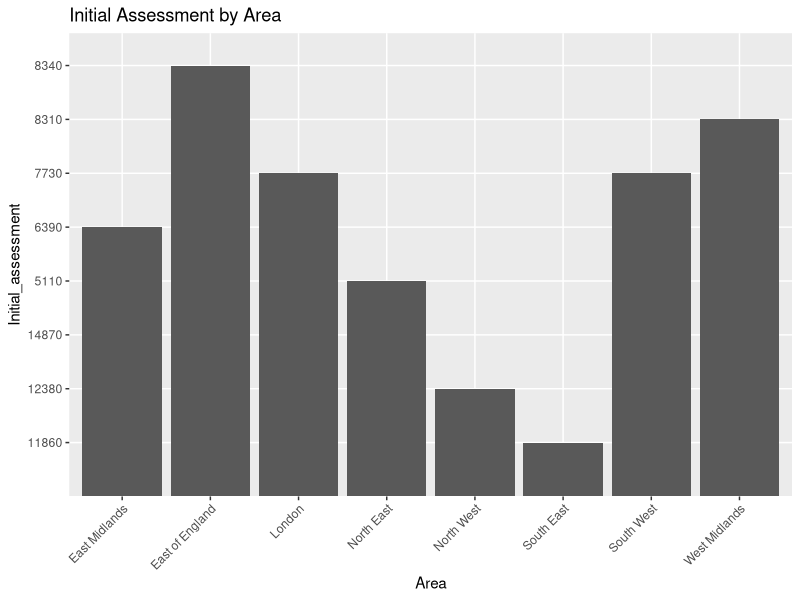
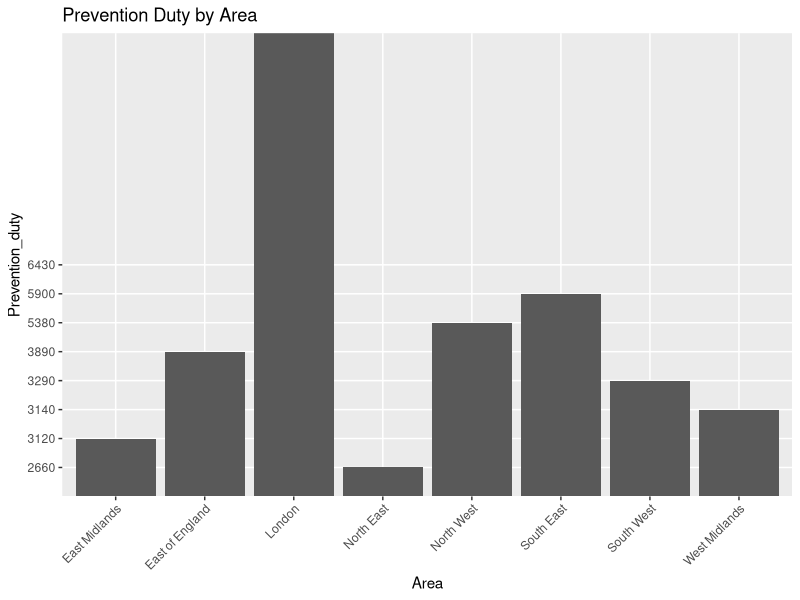
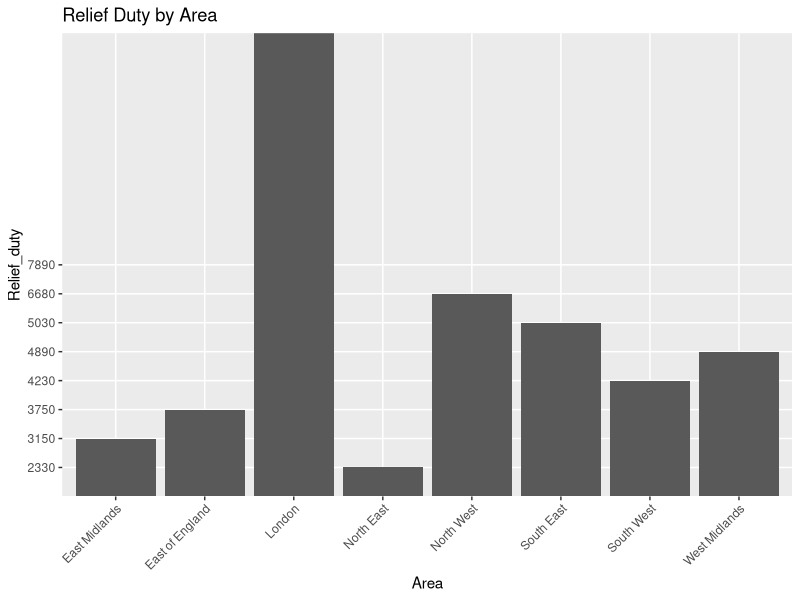
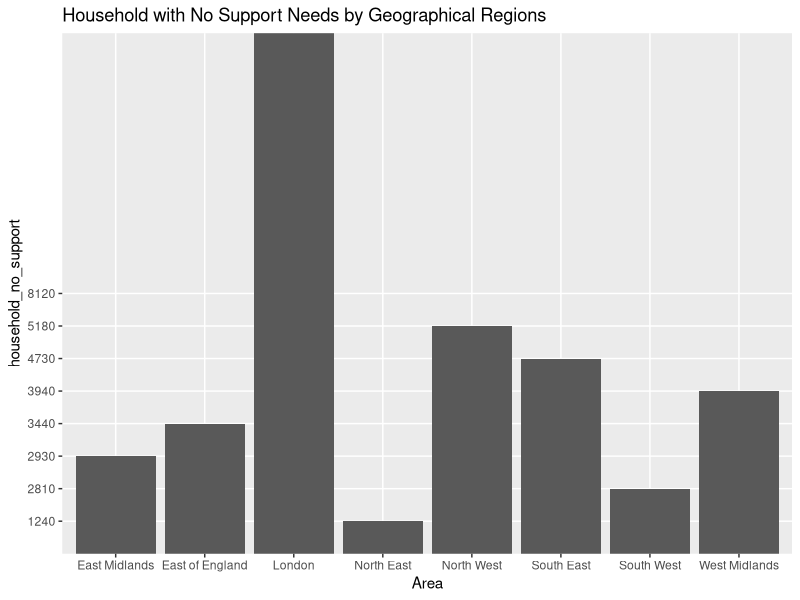
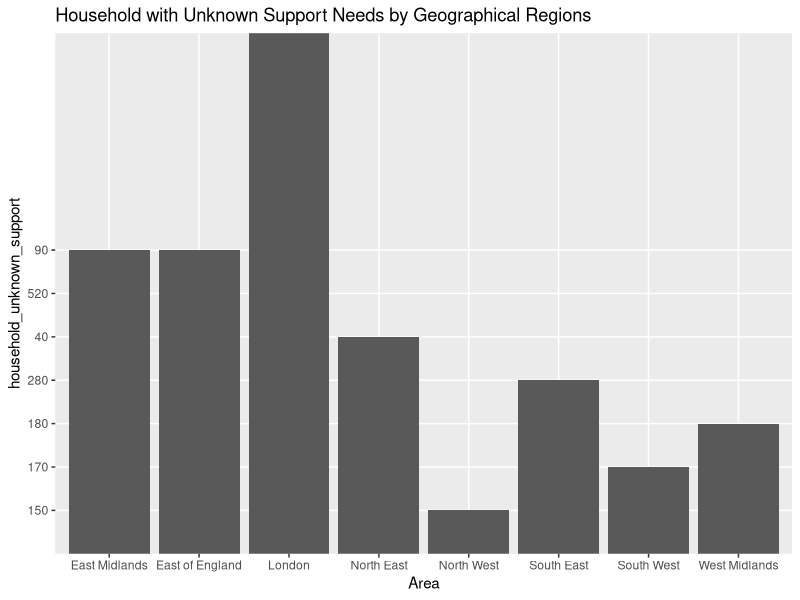
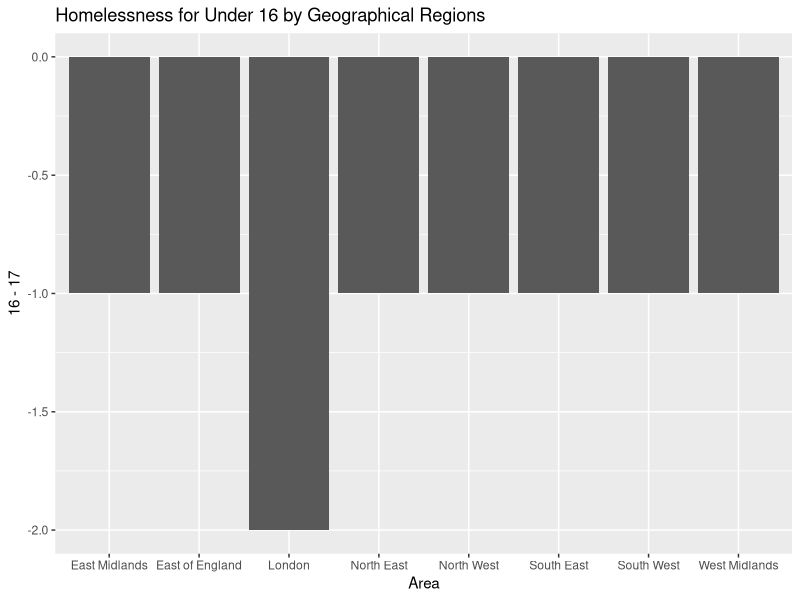
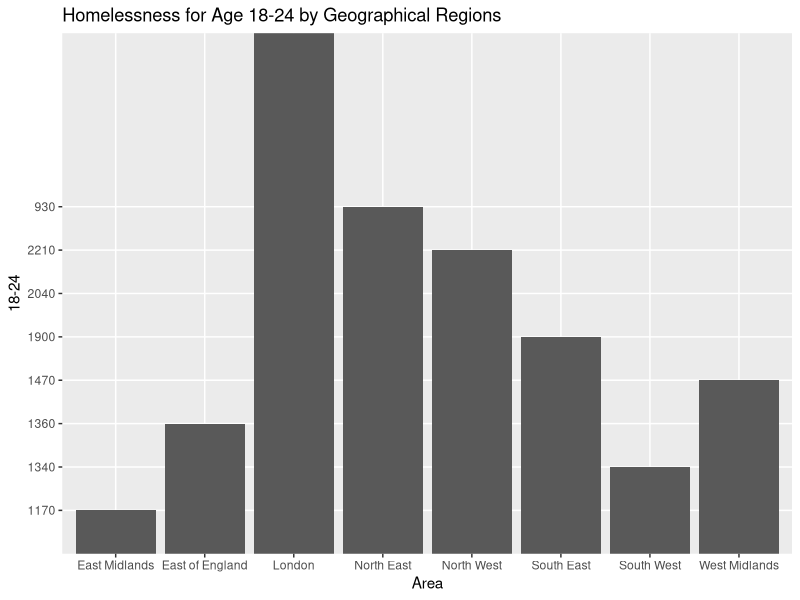
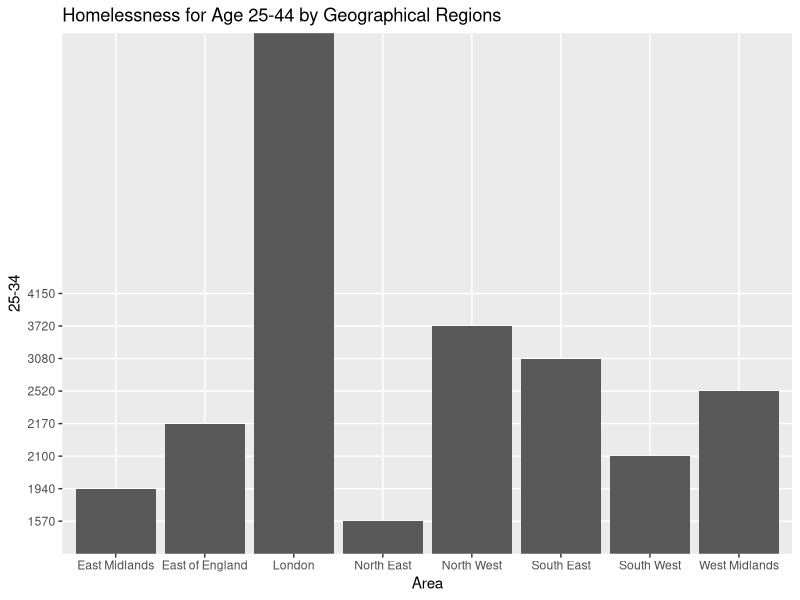

Generate these figures, in order, with R:
## ---- chunk 1
library(readxl)
library(ggplot2)
## ---- chunk 2
la_total <- read_excel("excel_datasets/detailed_LA_23_total.xlsx", sheet = 1)

# Create a subset for the 8 traditional geographical regions
traditional_regions <- c("North East", "North West", "Yorkshire and the Humber", "East Midlands", 
                          "West Midlands", "East of England", "London", "South East", "South West")
la_total_geo <- la_total[la_total$Area %in% traditional_regions, ]
## ---- chunk 3
print(summary(la_total))
## ---- chunk 4
# Initial Assessment by Area
ggplot(la_total_geo, aes(x = Area, y = Initial_assessment)) +
  geom_bar(stat = "identity") +
  theme(axis.text.x = element_text(angle = 45, hjust = 1)) +
  ggtitle("Initial Assessment by Area")
## ---- chunk 5
# Prevention Duty by Area
ggplot(la_total_geo, aes(x = Area, y = Prevention_duty)) +
  geom_bar(stat = "identity") +
  theme(axis.text.x = element_text(angle = 45, hjust = 1)) +
  ggtitle("Prevention Duty by Area")
## ---- chunk 6
# Relief Duty by Area
ggplot(la_total_geo, aes(x = Area, y = Relief_duty)) +
  geom_bar(stat = "identity") +
  theme(axis.text.x = element_text(angle = 45, hjust = 1)) +
  ggtitle("Relief Duty by Area")
## ---- chunk 7
la_support <- read_excel("excel_datasets/detailed_LA_23_total.xlsx", sheet = 2)
## ---- chunk 8
geo_regions_support_needs <- la_support[la_support$Area %in% traditional_regions, ]
## ---- chunk 9
# Summary Statistics
print("----- Summary Statistics for Geographical Regions -----")
print(summary(geo_regions_support_needs))
## ---- chunk 10
# Household with No Support Needs by Geographical Regions
ggplot(geo_regions_support_needs, aes(x = Area, y = household_no_support)) +
  geom_bar(stat = "identity") +
  ggtitle("Household with No Support Needs by Geographical Regions")
## ---- chunk 11
# Household with Unknown Support Needs by Geographical Regions
ggplot(geo_regions_support_needs, aes(x = Area, y = household_unknown_support)) +
  geom_bar(stat = "identity") +
  ggtitle("Household with Unknown Support Needs by Geographical Regions")
## ---- chunk 12
la_age <- read_excel("excel_datasets/detailed_LA_23_total.xlsx", sheet = 3)

geo_regions_age_duty <- la_age[la_age$Area %in% traditional_regions, ]
## ---- chunk 13
# Homelessness by Age Groups (Under 16)
ggplot(geo_regions_age_duty, aes(x = Area, y = 16-17)) +
  geom_bar(stat = "identity") +
  ggtitle("Homelessness for Under 16 by Geographical Regions")
## ---- chunk 14
# Homelessness by Age Groups (18-24)
ggplot(geo_regions_age_duty, aes(x = Area, y = `18-24`)) +
  geom_bar(stat = "identity") +
  ggtitle("Homelessness for Age 18-24 by Geographical Regions")
## ---- chunk 15
# Homelessness by Age Groups (25-44)
ggplot(geo_regions_age_duty, aes(x = Area, y = `25-34`)) +
  geom_bar(stat = "identity") +
  ggtitle("Homelessness for Age 25-44 by Geographical Regions")
## ---- chunk 16
la_referral <- read_excel("excel_datasets/detailed_LA_23_total.xlsx", sheet = 4)
## ---- chunk 17
geo_regions_referral_duty <- la_referral[la_referral$Area %in% traditional_regions, ]
## ---- chunk 18
# Total Households Referred by Geographical Regions
ggplot(geo_regions_referral_duty, aes(x = Area, y = total_household)) +
  geom_bar(stat = "identity") +
  ggtitle("Total Households Referred by Geographical Regions")
## ---- chunk 19
# Referrals from Adult Secure Estate (Prison) by Geographical Regions
ggplot(geo_regions_referral_duty, aes(x = Area, y = `Adult_secure_estate(prison)`)) +
  geom_bar(stat = "identity") +
  ggtitle("Referrals from Adult Secure Estate (Prison) by Geographical Regions")
## ---- chunk 20
# Referrals from National Probation Service by Geographical Regions
ggplot(geo_regions_referral_duty, aes(x = Area, y = National_probation_service)) +
  geom_bar(stat = "identity") +
  ggtitle("Referrals from National Probation Service by Geographical Regions")
## ---- chunk 21
# Referrals related to Mental Health by Geographical Regions
ggplot(geo_regions_referral_duty, aes(x = Area, y = Mental_health)) +
  geom_bar(stat = "identity") +
  ggtitle("Referrals related to Mental Health by Geographical Regions")
## ---- chunk 22
# Referrals from Jobcentre Plus by Geographical Regions
ggplot(geo_regions_referral_duty, aes(x = Area, y = Jobcentre_plus)) +
  geom_bar(stat = "identity") +
  ggtitle("Referrals from Jobcentre Plus by Geographical Regions")
## ---- chunk 23
la_ethnicity <- read_excel("excel_datasets/detailed_LA_23_total.xlsx", sheet = 5)
## ---- chunk 24
geo_regions_ethnicity_duty <- la_ethnicity[la_ethnicity$Area %in% traditional_regions, ]
## ---- chunk 25
# Homelessness Cases Identifying as British by Geographical Regions
ggplot(geo_regions_ethnicity_duty, aes(x = Area, y = British)) +
  geom_bar(stat = "identity") +
  ggtitle("Homelessness Cases Identifying as British by Geographical Regions")
## ---- chunk 26
# Homelessness Cases Identifying as Irish by Geographical Regions
ggplot(geo_regions_ethnicity_duty, aes(x = Area, y = Irish)) +
  geom_bar(stat = "identity") +
  ggtitle("Homelessness Cases Identifying as Irish by Geographical Regions")
## ---- chunk 27
# Homelessness Cases Identifying as Other White by Geographical Regions
ggplot(geo_regions_ethnicity_duty, aes(x = Area, y = Other_white)) +
  geom_bar(stat = "identity") +
  ggtitle("Homelessness Cases Identifying as Other White by Geographical Regions")
## ---- chunk 28
# Homelessness Cases Identifying as British African by Geographical Regions
ggplot(geo_regions_ethnicity_duty, aes(x = Area, y = British_African)) +
  geom_bar(stat = "identity") +
  ggtitle("Homelessness Cases Identifying as British African by Geographical Regions")
## ---- chunk 29
# Homelessness Cases Identifying as British Indian by Geographical Regions
ggplot(geo_regions_ethnicity_duty, aes(x = Area, y = British_Indian)) +
  geom_bar(stat = "identity") +
  ggtitle("Homelessness Cases Identifying as British Indian by Geographical Regions")
## ---- chunk 30
la_employment <- read_excel("excel_datasets/detailed_LA_23_total.xlsx", sheet = 6)
## ---- chunk 31
geo_regions_employment_duty <- la_employment[la_employment$Area %in% traditional_regions, ]
## ---- chunk 32
# Total Homelessness Cases by Employment Status by Geographical Regions
ggplot(geo_regions_employment_duty, aes(x = Area, y = Total)) +
  geom_bar(stat = "identity") +
  ggtitle("Total Homelessness Cases by Employment Status by Geographical Regions")
## ---- chunk 33
# Homelessness Cases Employed Full-time by Geographical Regions
ggplot(geo_regions_employment_duty, aes(x = Area, y = Full_time)) +
  geom_bar(stat = "identity") +
  ggtitle("Homelessness Cases Employed Full-time by Geographical Regions")
## ---- chunk 34
# Homelessness Cases Employed Part-time by Geographical Regions
ggplot(geo_regions_employment_duty, aes(x = Area, y = Part_time)) +
  geom_bar(stat = "identity") +
  ggtitle("Homelessness Cases Employed Part-time by Geographical Regions")
## ---- chunk 35
# Homelessness Cases who are Students by Geographical Regions
ggplot(geo_regions_employment_duty, aes(x = Area, y = Student)) +
  geom_bar(stat = "identity") +
  ggtitle("Homelessness Cases who are Students by Geographical Regions")
## ---- chunk 36
# Homelessness Cases who are Registered Unemployed by Geographical Regions
ggplot(geo_regions_employment_duty, aes(x = Area, y = Registered_unemployed)) +
  geom_bar(stat = "identity") +
  ggtitle("Homelessness Cases who are Registered Unemployed by Geographical Regions")
## ---- chunk 37
# Homelessness Cases who are Not Seeking Employment by Geographical Regions
ggplot(geo_regions_employment_duty, aes(x = Area, y = Not_seeking)) +
  geom_bar(stat = "identity") +
  ggtitle("Homelessness Cases who are Not Seeking Employment by Geographical Regions")
## ---- chunk 38
# Homelessness Cases who are Retired by Geographical Regions
ggplot(geo_regions_employment_duty, aes(x = Area, y = Retired)) +
  geom_bar(stat = "identity") +
  ggtitle("Homelessness Cases who are Retired by Geographical Regions")
